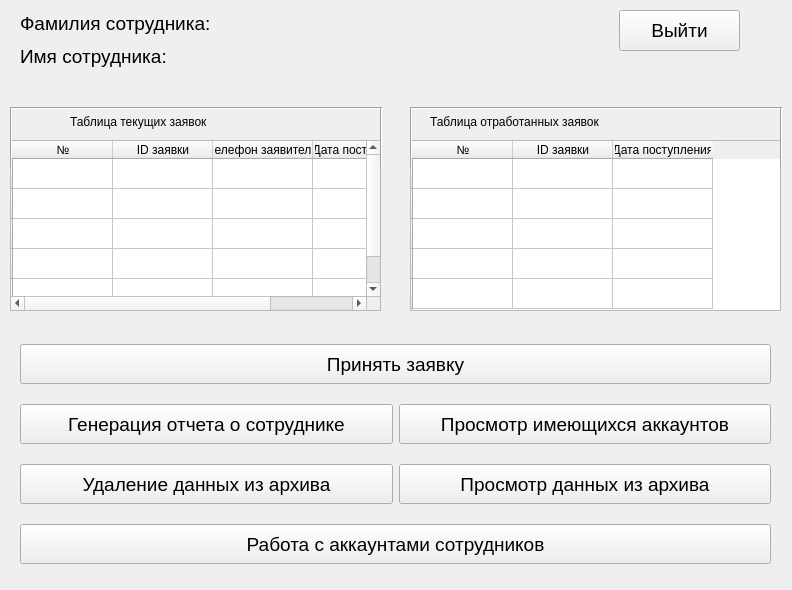
    <widget class="QWidget" name="supermainpage">
     <widget class="QWidget" name="layoutWidget_6">
      <property name="geometry">
       <rect>
        <x>20</x>
        <y>10</y>
        <width>223</width>
        <height>60</height>
       </rect>
      </property>
      <layout class="QVBoxLayout" name="verticalLayout_6">
       <item>
        <widget class="QLabel" name="label_32">
         <property name="font">
          <font>
           <pointsize>14</pointsize>
          </font>
         </property>
         <property name="text">
          <string>Фамилия сотрудника:</string>
         </property>
        </widget>
       </item>
       <item>
        <widget class="QLabel" name="label_33">
         <property name="font">
          <font>
           <pointsize>14</pointsize>
          </font>
         </property>
         <property name="text">
          <string>Имя сотрудника:</string>
         </property>
        </widget>
       </item>
      </layout>
     </widget>
     <widget class="QPushButton" name="logOut_s">
      <property name="geometry">
       <rect>
        <x>619</x>
        <y>10</y>
        <width>121</width>
        <height>41</height>
       </rect>
      </property>
      <property name="font">
       <font>
        <pointsize>14</pointsize>
       </font>
      </property>
      <property name="text">
       <string>Выйти</string>
      </property>
     </widget>
     <widget class="QTableWidget" name="finish_s">
      <property name="geometry">
       <rect>
        <x>410</x>
        <y>140</y>
        <width>371</width>
        <height>171</height>
       </rect>
      </property>
      <row>
       <property name="text">
        <string/>
       </property>
      </row>
      <row>
       <property name="text">
        <string/>
       </property>
      </row>
      <row>
       <property name="text">
        <string/>
       </property>
      </row>
      <row>
       <property name="text">
        <string/>
       </property>
      </row>
      <row>
       <property name="text">
        <string/>
       </property>
      </row>
      <column>
       <property name="text">
        <string>№</string>
       </property>
      </column>
      <column>
       <property name="text">
        <string>ID заявки</string>
       </property>
      </column>
      <column>
       <property name="text">
        <string>Дата поступления</string>
       </property>
      </column>
     </widget>
     <widget class="QWidget" name="layoutWidget_7">
      <property name="geometry">
       <rect>
        <x>260</x>
        <y>10</y>
        <width>171</width>
        <height>61</height>
       </rect>
      </property>
      <layout class="QVBoxLayout" name="verticalLayout_7">
       <item>
        <widget class="QLabel" name="surname_s">
         <property name="text">
          <string/>
         </property>
        </widget>
       </item>
       <item>
        <widget class="QLabel" name="name_s">
         <property name="text">
          <string/>
         </property>
        </widget>
       </item>
      </layout>
     </widget>
     <widget class="QTableWidget" name="actual_s">
      <property name="geometry">
       <rect>
        <x>10</x>
        <y>140</y>
        <width>371</width>
        <height>171</height>
       </rect>
      </property>
      <row>
       <property name="text">
        <string/>
       </property>
      </row>
      <row>
       <property name="text">
        <string/>
       </property>
      </row>
      <row>
       <property name="text">
        <string/>
       </property>
      </row>
      <row>
       <property name="text">
        <string/>
       </property>
      </row>
      <row>
       <property name="text">
        <string/>
       </property>
      </row>
      <column>
       <property name="text">
        <string>№</string>
       </property>
      </column>
      <column>
       <property name="text">
        <string>ID заявки</string>
       </property>
      </column>
      <column>
       <property name="text">
        <string>Телефон заявителя</string>
       </property>
      </column>
      <column>
       <property name="text">
        <string>Дата поступления</string>
       </property>
      </column>
     </widget>
     <widget class="QWidget" name="layoutWidget">
      <property name="geometry">
       <rect>
        <x>20</x>
        <y>330</y>
        <width>751</width>
        <height>251</height>
       </rect>
      </property>
      <layout class="QGridLayout" name="gridLayout_4">
       <item row="1" column="0">
        <widget class="QPushButton" name="genRep">
         <property name="minimumSize">
          <size>
           <width>0</width>
           <height>40</height>
          </size>
         </property>
         <property name="font">
          <font>
           <pointsize>14</pointsize>
          </font>
         </property>
         <property name="text">
          <string>Генерация отчета о сотруднике</string>
         </property>
        </widget>
       </item>
       <item row="2" column="1">
        <widget class="QPushButton" name="seeArch">
         <property name="minimumSize">
          <size>
           <width>0</width>
           <height>40</height>
          </size>
         </property>
         <property name="font">
          <font>
           <pointsize>14</pointsize>
          </font>
         </property>
         <property name="text">
          <string>Просмотр данных из архива</string>
         </property>
        </widget>
       </item>
       <item row="2" column="0">
        <widget class="QPushButton" name="delArch">
         <property name="minimumSize">
          <size>
           <width>0</width>
           <height>40</height>
          </size>
         </property>
         <property name="font">
          <font>
           <pointsize>14</pointsize>
          </font>
         </property>
         <property name="text">
          <string>Удаление данных из архива</string>
         </property>
        </widget>
       </item>
       <item row="3" column="0" colspan="2">
        <widget class="QPushButton" name="workAcc">
         <property name="minimumSize">
          <size>
           <width>0</width>
           <height>40</height>
          </size>
         </property>
         <property name="font">
          <font>
           <pointsize>14</pointsize>
          </font>
         </property>
         <property name="text">
          <string>Работа с аккаунтами сотрудников</string>
         </property>
        </widget>
       </item>
       <item row="0" column="0" colspan="2">
        <widget class="QPushButton" name="accept_s">
         <property name="minimumSize">
          <size>
           <width>0</width>
           <height>40</height>
          </size>
         </property>
         <property name="font">
          <font>
           <pointsize>14</pointsize>
          </font>
         </property>
         <property name="text">
          <string>Принять заявку</string>
         </property>
        </widget>
       </item>
       <item row="1" column="1">
        <widget class="QPushButton" name="seeAcc">
         <property name="minimumSize">
          <size>
           <width>0</width>
           <height>40</height>
          </size>
         </property>
         <property name="font">
          <font>
           <pointsize>14</pointsize>
          </font>
         </property>
         <property name="text">
          <string>Просмотр имеющихся аккаунтов</string>
         </property>
        </widget>
       </item>
      </layout>
     </widget>
     <widget class="QLabel" name="label_66">
      <property name="geometry">
       <rect>
        <x>430</x>
        <y>110</y>
        <width>307</width>
        <height>23</height>
       </rect>
      </property>
      <property name="text">
       <string>Таблица отработанных заявок</string>
      </property>
     </widget>
     <widget class="Line" name="line_10">
      <property name="geometry">
       <rect>
        <x>10</x>
        <y>100</y>
        <width>371</width>
        <height>16</height>
       </rect>
      </property>
      <property name="orientation">
       <enum>Qt::Horizontal</enum>
      </property>
     </widget>
     <widget class="Line" name="line_11">
      <property name="geometry">
       <rect>
        <x>780</x>
        <y>107</y>
        <width>3</width>
        <height>61</height>
       </rect>
      </property>
      <property name="orientation">
       <enum>Qt::Vertical</enum>
      </property>
     </widget>
     <widget class="Line" name="line_12">
      <property name="geometry">
       <rect>
        <x>380</x>
        <y>107</y>
        <width>3</width>
        <height>61</height>
       </rect>
      </property>
      <property name="orientation">
       <enum>Qt::Vertical</enum>
      </property>
     </widget>
     <widget class="Line" name="line_13">
      <property name="geometry">
       <rect>
        <x>410</x>
        <y>100</y>
        <width>371</width>
        <height>16</height>
       </rect>
      </property>
      <property name="orientation">
       <enum>Qt::Horizontal</enum>
      </property>
     </widget>
     <widget class="Line" name="line_14">
      <property name="geometry">
       <rect>
        <x>10</x>
        <y>107</y>
        <width>3</width>
        <height>61</height>
       </rect>
      </property>
      <property name="orientation">
       <enum>Qt::Vertical</enum>
      </property>
     </widget>
     <widget class="Line" name="line_15">
      <property name="geometry">
       <rect>
        <x>410</x>
        <y>107</y>
        <width>3</width>
        <height>61</height>
       </rect>
      </property>
      <property name="orientation">
       <enum>Qt::Vertical</enum>
      </property>
     </widget>
     <widget class="QLabel" name="label_67">
      <property name="geometry">
       <rect>
        <x>70</x>
        <y>110</y>
        <width>251</width>
        <height>23</height>
       </rect>
      </property>
      <property name="text">
       <string>Таблица текущих заявок</string>
      </property>
     </widget>
    </widget>
